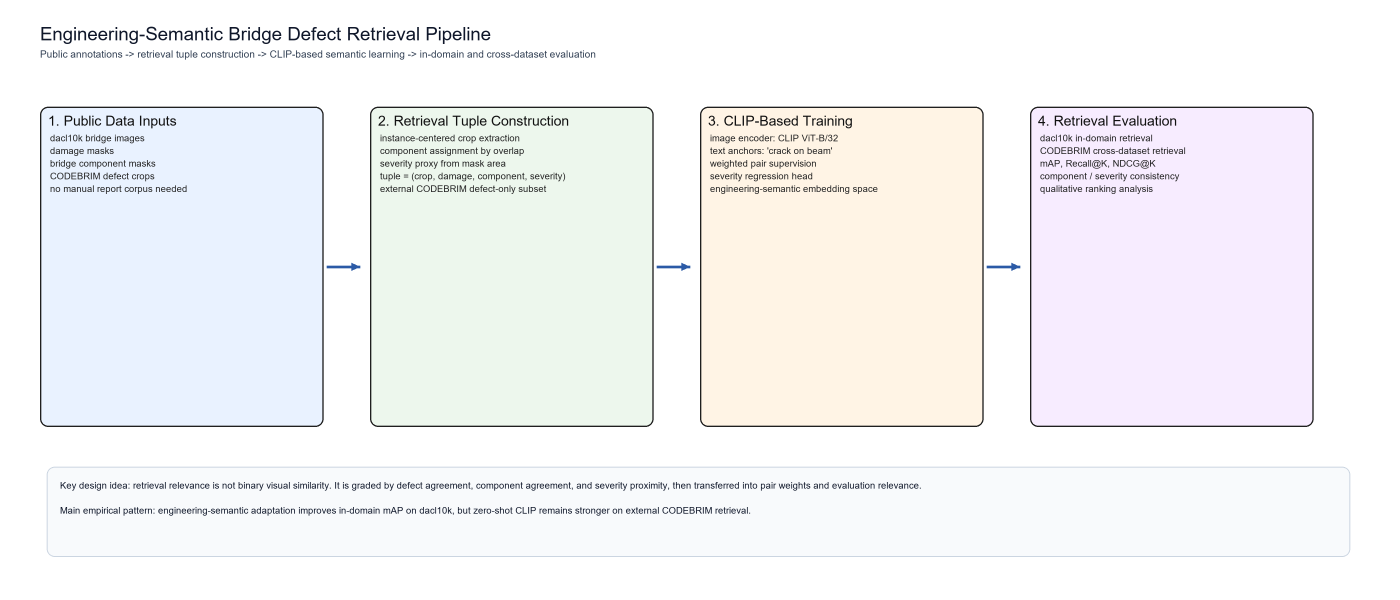
#> input picture outputs/figures/Fig1_method_overview.png, 4200 x 1800 px, given in place of retrieval_query_0002.png, which was not available (shown at 1/3 size)
$ python build_submission_figure_assets.py
#> lines starting #> are read from the running program, lines starting #| are printed output that depends on the picture; pictures that were not available may be replaced by others from this repository, and a replacement may not be noted
#> in build_method_figure, `canvas = Image.new("RGB", (width, height), "white")`: canvas: PIL image 4200x1800 RGB; every value is 255
from __future__ import annotations

import argparse
from pathlib import Path

from PIL import Image, ImageDraw, ImageFont, ImageOps


ROOT = Path(__file__).resolve().parents[1]


def load_font(size: int) -> ImageFont.ImageFont:
#> called with size = 56
    candidates = [
        Path("C:/Windows/Fonts/arial.ttf"),
        Path("C:/Windows/Fonts/Arial.ttf"),
        Path("C:/Windows/Fonts/calibri.ttf"),
    ]
    for path in candidates:
        if path.exists():
            return ImageFont.truetype(str(path), size=size)
    return ImageFont.load_default()


def draw_box(draw: ImageDraw.ImageDraw, box: tuple[int, int, int, int], title: str, body: list[str], fill: str) -> None:
#> called with box = (120, 320, 970, 1280), title = '1. Public Data Inputs', fill = '#e9f2ff'
    x0, y0, x1, y1 = box
    draw.rounded_rectangle(box, radius=24, fill=fill, outline="#1f1f1f", width=4)
    title_font = load_font(42)
    body_font = load_font(28)
    draw.text((x0 + 24, y0 + 18), title, fill="#111111", font=title_font)
    y = y0 + 78
    for line in body:
        draw.text((x0 + 30, y), line, fill="#222222", font=body_font)
        y += 38


def draw_arrow(draw: ImageDraw.ImageDraw, start: tuple[int, int], end: tuple[int, int], color: str = "#2b5aa6") -> None:
    draw.line([start, end], fill=color, width=8)
    ex, ey = end
    draw.polygon([(ex, ey), (ex - 26, ey - 12), (ex - 26, ey + 12)], fill=color)


def build_method_figure(out_path: Path) -> None:
    width, height = 4200, 1800
    canvas = Image.new("RGB", (width, height), "white")
    draw = ImageDraw.Draw(canvas)

    title_font = load_font(56)
    subtitle_font = load_font(30)
    draw.text((120, 70), "Engineering-Semantic Bridge Defect Retrieval Pipeline", fill="#0f172a", font=title_font)
    draw.text(
        (120, 145),
        "Public annotations -> retrieval tuple construction -> CLIP-based semantic learning -> in-domain and cross-dataset evaluation",
        fill="#334155",
        font=subtitle_font,
    )

    top_y = 320
    box_w = 850
    box_h = 960
    gap = 140
    xs = [120, 120 + box_w + gap, 120 + 2 * (box_w + gap), 120 + 3 * (box_w + gap)]

    draw_box(
        draw,
        (xs[0], top_y, xs[0] + box_w, top_y + box_h),
        "1. Public Data Inputs",
        [
            "dacl10k bridge images",
            "damage masks",
            "bridge component masks",
            "CODEBRIM defect crops",
            "no manual report corpus needed",
        ],
        "#e9f2ff",
    )
    draw_box(
        draw,
        (xs[1], top_y, xs[1] + box_w, top_y + box_h),
        "2. Retrieval Tuple Construction",
        [
            "instance-centered crop extraction",
            "component assignment by overlap",
            "severity proxy from mask area",
            "tuple = (crop, damage, component, severity)",
            "external CODEBRIM defect-only subset",
        ],
        "#edf7ed",
    )
    draw_box(
        draw,
        (xs[2], top_y, xs[2] + box_w, top_y + box_h),
        "3. CLIP-Based Training",
        [
            "image encoder: CLIP ViT-B/32",
            "text anchors: 'crack on beam'",
            "weighted pair supervision",
            "severity regression head",
            "engineering-semantic embedding space",
        ],
        "#fff4e5",
    )
    draw_box(
        draw,
        (xs[3], top_y, xs[3] + box_w, top_y + box_h),
        "4. Retrieval Evaluation",
        [
            "dacl10k in-domain retrieval",
            "CODEBRIM cross-dataset retrieval",
            "mAP, Recall@K, NDCG@K",
            "component / severity consistency",
            "qualitative ranking analysis",
        ],
        "#f7ecff",
    )

    centers = [(x + box_w, top_y + box_h // 2) for x in xs[:-1]]
    next_starts = [(x, top_y + box_h // 2) for x in xs[1:]]
    for start, end in zip(centers, next_starts):
        draw_arrow(draw, (start[0] + 10, start[1]), (end[0] - 30, end[1]))

    note_font = load_font(28)
    draw.rounded_rectangle((140, 1400, 4050, 1670), radius=24, fill="#f8fafc", outline="#cbd5e1", width=3)
    draw.text(
        (180, 1440),
        "Key design idea: retrieval relevance is not binary visual similarity. It is graded by defect agreement, "
        "component agreement, and severity proximity, then transferred into pair weights and evaluation relevance.",
        fill="#0f172a",
        font=note_font,
    )
    draw.text(
        (180, 1515),
        "Main empirical pattern: engineering-semantic adaptation improves in-domain mAP on dacl10k, "
        "but zero-shot CLIP remains stronger on external CODEBRIM retrieval.",
        fill="#0f172a",
        font=note_font,
    )

    out_path.parent.mkdir(parents=True, exist_ok=True)
    canvas.save(out_path, dpi=(600, 600))
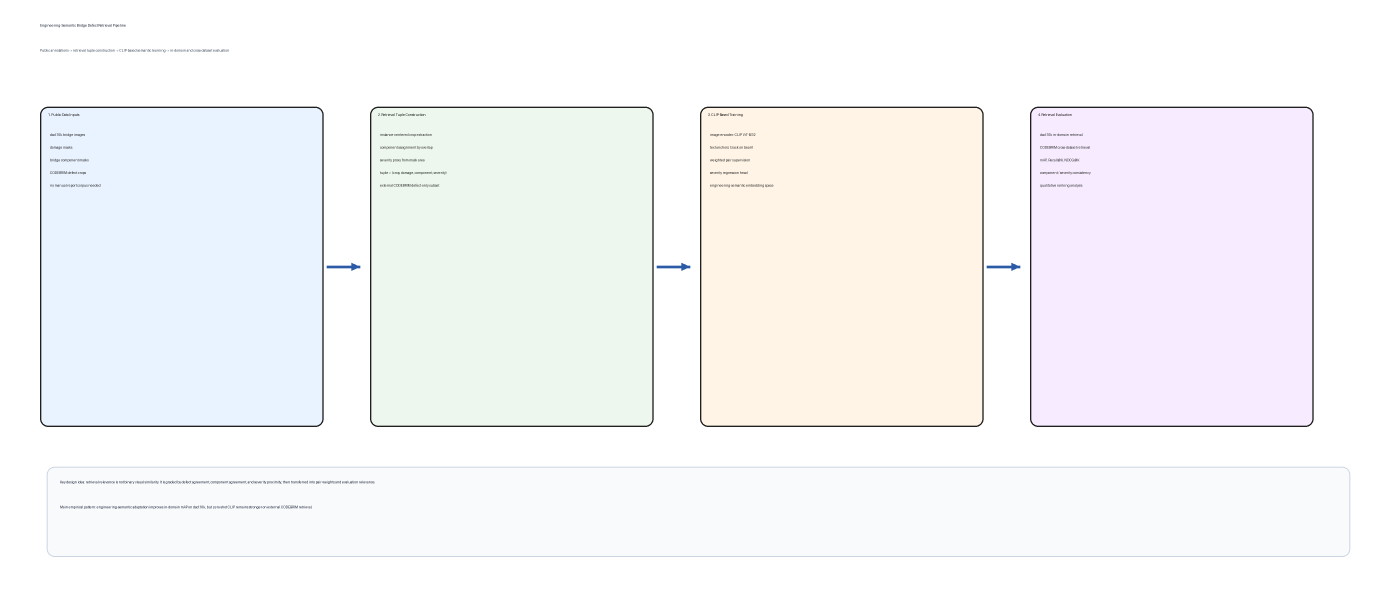
#> saved as Fig1_method_overview.png: PIL image 4200x1800 RGB (shown at 1/3 size); mean R, G, B 246.6, 246.6, 247.7


def build_panel_figure(src_dir: Path, filenames: list[str], labels: list[str], out_path: Path, title: str) -> None:
    images = [Image.open(src_dir / name).convert("RGB") for name in filenames]
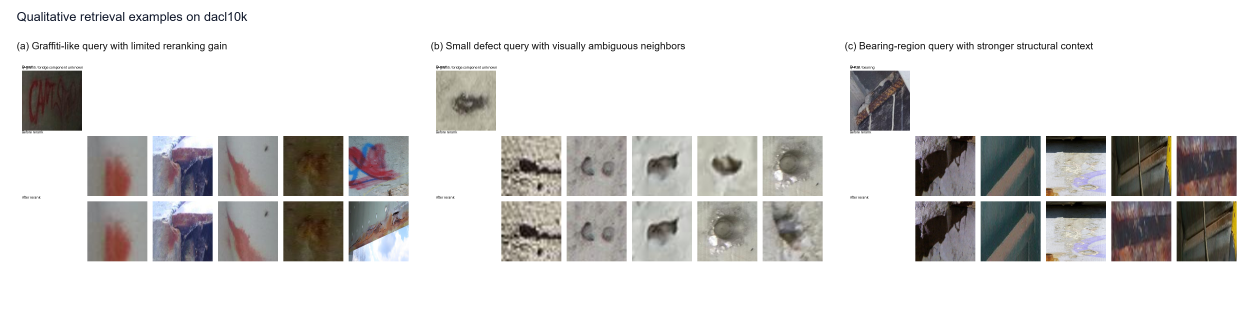
#> input picture outputs/figures/Fig2_dacl10k_qualitative.png, 3776 x 940 px, given in place of retrieval_query_0022.png, which was not available (shown at 1/3 size)
#> images = 3 items
    panel_w = 1192
    panel_h = 660
    margin = 50
    title_h = 120
    label_h = 60
    cols = len(images)
#> cols = 3
    width = cols * panel_w + (cols + 1) * margin
#> width = 3776
    height = title_h + label_h + panel_h + 2 * margin
    canvas = Image.new("RGB", (width, height), "white")
#> canvas: PIL image 3776x940 RGB; every value is 255
    draw = ImageDraw.Draw(canvas)
    title_font = load_font(38)
    label_font = load_font(30)

    draw.text((margin, 28), title, fill="#0f172a", font=title_font)

    for idx, (img, label) in enumerate(zip(images, labels)):
        x = margin + idx * (panel_w + margin)
        y = title_h + label_h
        canvas.paste(ImageOps.contain(img, (panel_w, panel_h)), (x, y))
        draw.text((x, title_h), f"({chr(97 + idx)}) {label}", fill="#111111", font=label_font)
#> this loop made 3 passes
#> x on passes 1 to 3: 50, 1292, 2534
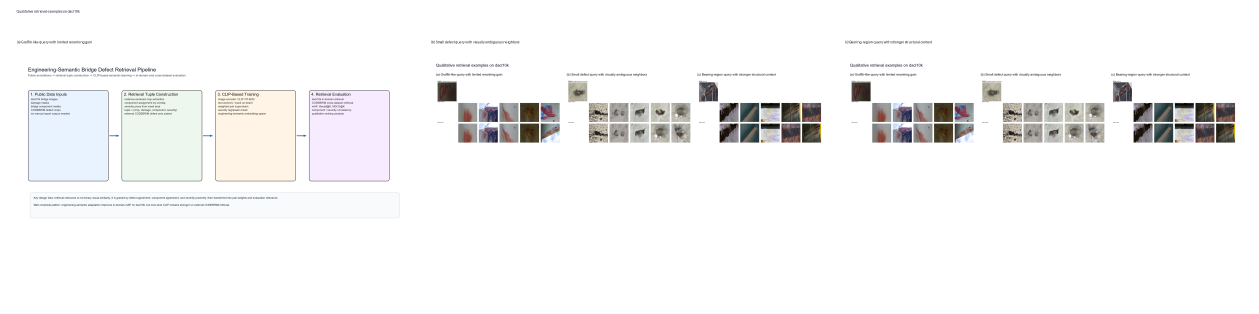
#> canvas: PIL image 3776x940 RGB (shown at 1/3 size); mean R, G, B 244.9, 244.6, 244.6

    out_path.parent.mkdir(parents=True, exist_ok=True)
    canvas.save(out_path, dpi=(600, 600))


def parse_args() -> argparse.Namespace:
    parser = argparse.ArgumentParser()
    parser.add_argument("--output-dir", type=Path, default=ROOT / "paper" / "figures")
    return parser.parse_args()


def main() -> None:
    args = parse_args()
    out_dir = args.output_dir

    build_method_figure(out_dir / "Fig1_method_overview.png")

    build_panel_figure(
        ROOT / "outputs" / "qualitative_dacl10k",
        filenames=["retrieval_query_0002.png", "retrieval_query_0022.png", "retrieval_query_0026.png"],
        labels=[
            "Graffiti-like query with limited reranking gain",
            "Small defect query with visually ambiguous neighbors",
            "Bearing-region query with stronger structural context",
        ],
        out_path=out_dir / "Fig2_dacl10k_qualitative.png",
        title="Qualitative retrieval examples on dacl10k",
    )

    build_panel_figure(
        ROOT / "outputs" / "qualitative_codebrim",
        filenames=["retrieval_query_0009.png", "retrieval_query_0027.png", "retrieval_query_0037.png"],
        labels=[
            "Texture-dominated concrete surface query",
            "Surface pattern shift under external imagery",
            "Cross-dataset mismatch with broad background textures",
        ],
        out_path=out_dir / "Fig3_codebrim_qualitative.png",
        title="Cross-dataset qualitative retrieval examples on CODEBRIM",
    )

    print(f"Saved submission figure assets to {out_dir}")


if __name__ == "__main__":
#> (the run stopped early here; a loop or call above may not have finished)
